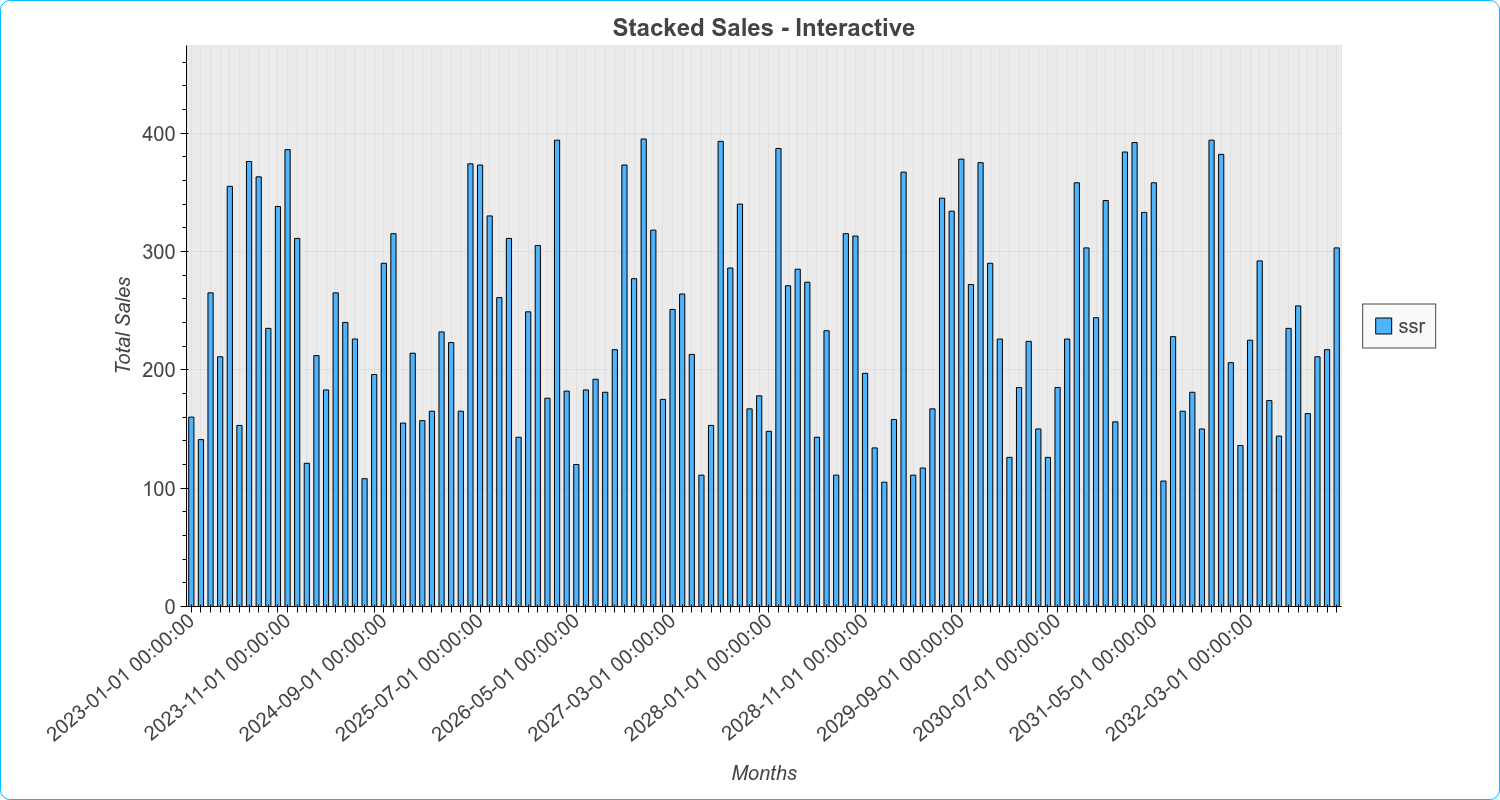

The script that drew this image:
import bokeh_rocks as br
import pandas as pd
from bokeh.io import show
import numpy as np
synthetic_ssr = pd.DataFrame(
    {
        "date": [
            str(i) for i in pd.date_range(start="2023-01-01", periods=120, freq="MS")
        ],
        "ssr": np.round(np.random.uniform(100, 400, size=120), 0),
    }
)


p10 = br.bar(
    synthetic_ssr,
    kind="vgroup",
    tick_label_step=10,
    x_axis_label_orientation=0.7,
    width=1500,
    sh=0,
    title="Stacked Sales - Interactive",
    xlabel="Months",
    ylabel="Total Sales",
)
p10.min_border_bottom = 200


show(p10)
br.save_plot(p10, "output/bar_12")
